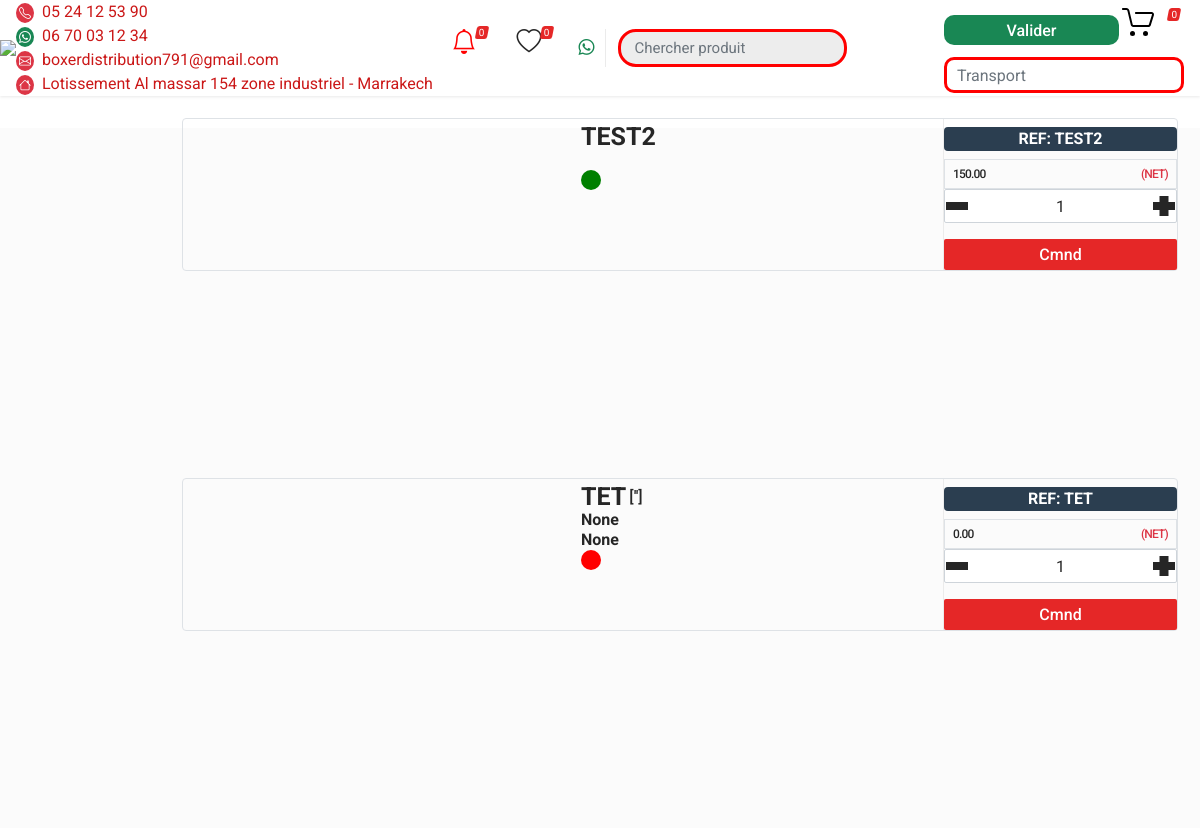
/marques/products/1 (signed in), run on an earlier commit of the app's database.
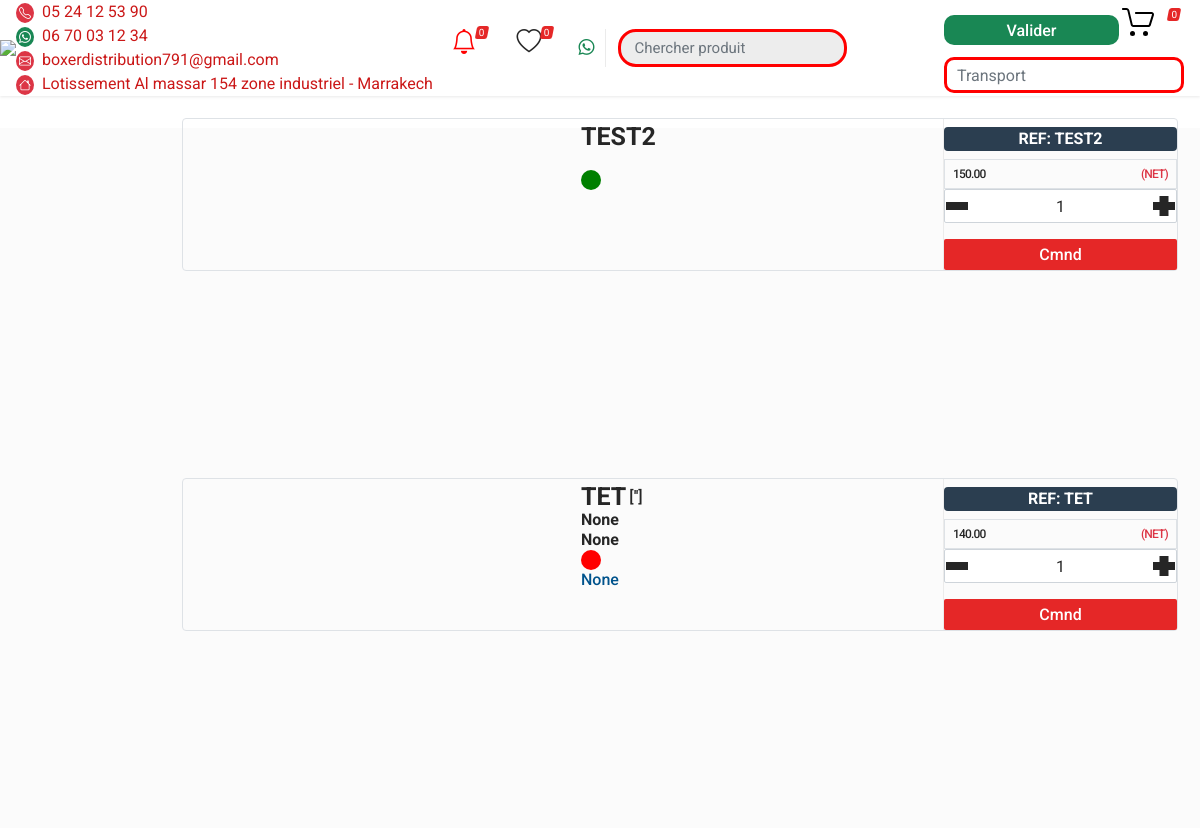
And on a later commit of the database.
### main/models.py (models this page shows, shortened)
class Produit(models.Model):
    name=models.CharField(max_length=500, null=True)
    block=models.CharField(max_length=500, null=True, default=None)
    code=models.CharField(max_length=500, null=True)
    uniqcode=models.CharField(max_length=500, null=True)
    coderef=models.CharField(max_length=500, null=True, default=None)
    buyprice= models.FloatField(default=None, null=True, blank=True)
    supplier=models.ForeignKey('Supplier', on_delete=models.CASCADE, default=None, null=True, blank=True, related_name='supplier')
    sellprice=models.FloatField(default=None, null=True, blank=True)
    sellpricebrut=models.FloatField(default=None, null=True, blank=True)
    coutmoyen=models.FloatField(default=None, null=True, blank=True)
    remise=models.IntegerField(default=0, null=True, blank=True)
    prixnet=models.FloatField(default=None, null=True, blank=True)
    devise=models.FloatField(default=None, null=True, blank=True)
    representprice=models.FloatField(default=None, null=True, blank=True)
    representremise=models.FloatField(default=0, null=True, blank=True)
    lastsellprice=models.FloatField(default=None, null=True, blank=True)
    refeq1=models.CharField(max_length=500, default=None, null=True, blank=True)
    refeq2=models.CharField(max_length=500, default=None, null=True, blank=True)
    refeq3=models.CharField(max_length=500, default=None, null=True, blank=True)
    refeq4=models.CharField(max_length=500, default=None, null=True, blank=True)
    stockprincipal=models.IntegerField(default=None, null=True, blank=True)
    stockdepot=models.IntegerField(default=None, null=True, blank=True)
    stocktotal=models.IntegerField(default=None, null=True, blank=True)
    stockinitial=models.IntegerField(default=0, null=True, blank=True)
    stockfacture=models.IntegerField(default=0, null=True, blank=True)
    stockbon=models.IntegerField(default=None, null=True, blank=True)
    equivalent=models.TextField(default=None, null=True, blank=True)
    famille=models.CharField(max_length=500, default=None, null=True, blank=True)
    cars=models.TextField(default=None, null=True, blank=True)
    newfob=models.FloatField(default=0, null=True, blank=True)
    ref=models.CharField(max_length=50)
    diametre=models.CharField(max_length=500, default=None, null=True, blank=True)
    repsprice=models.CharField(max_length=500, default=None, null=True, blank=True)
    image = models.ImageField(upload_to='products_imags/', null=True, blank=True)
    mark=models.ForeignKey(Mark, on_delete=models.CASCADE, default=None, null=True, blank=True)
    minstock=models.IntegerField(default=None, null=True, blank=True)
    carlogos=models.ManyToManyField(Carlogos, default=None, blank=True)
    isnew=models.BooleanField(default=False)
    min=models.IntegerField(default=1, null=True, blank=True)
    qtycommande=models.IntegerField(default=0, null=True, blank=True)
    isoffer=models.BooleanField(default=False)
    offre=models.CharField(max_length=500, default=None, null=True, blank=True)
    category=models.ForeignKey(Category,on_delete=models.CASCADE, default=None, null=True, blank=True)
    isactive=models.BooleanField(default=True)
    iscommanded=models.BooleanField(default=False)
    suppliercommand=models.ForeignKey('Supplier', on_delete=models.CASCADE, default=None, null=True, blank=True, related_name='suppliercommand')
    near=models.BooleanField(default=False)
    adashicode=models.CharField(max_length=500, default=None, null=True, blank=True)
    adashieq=models.CharField(max_length=500, default=None, null=True, blank=True)
    def getcars(self):
        try:
            return self.cars.split(',')
        except:
            return []

### main/views.py (the view)
# urls.py: path('marques/products/<int:id>', views.productsmarks),
@user_passes_test(tocatalog, login_url='main:loginpage')
@login_required(login_url='main:loginpage')
def productsmarks(request, id):
    c=Mark.objects.get(pk=id)
    products=Produit.objects.filter(mark_id=id).order_by('code')
    newproducts=Produit.objects.filter(isnew=True)
    group=request.user.groups.first().name
    if group=='salsemen':
        products=[products[i:i+5] for i in range(0, len(products), 5)]
    ctx={'products':products,
         'title':'Produits de '+str(c),
         'category':c,
         'newproducts':newproducts}
    return render(request, 'markspdcts.html', ctx)

### main/models.py (called while the page is built)
    def __str__(self) -> str:
        return self.name

### main/views.py (called while the page is built)
def tocatalog(user):
    return (user.groups.filter(name='salsemen').exists() or user.groups.filter(name='clients').exists() or user.groups.filter(name='admin').exists() )

### products/templatetags/global_tags.py (called while the page is built)
@register.simple_tag
def allcategories():
    return Category.objects.all().order_by('code')

@register.simple_tag
def firstctg():
    return Category.objects.order_by('code').first()

### main/templates/markspdcts.html (shortened to what the changed rows need)
{% extends 'base.html' %}
{% load static %}
{% block content %}
<div class="position-relative">
  <div class="block-split__item block-split__item-content col-auto">
    <div class="block">
      <div class="products-view">
        <div class="products-view__list products-list products-list--grid--4 position-relative row" data-layout="list" data-with-features="false">
        {% if user.groups.all.0.name == 'salsemen'%}
          <div class="products-list__content owl-carousel">
              {% for items in products %}
              <div >
              {% for i in items %}
              <div class="col-12 mb-2">
                <div class="border rounded product-card">
                  <div class="product-card__image">
                    <div class="image image--type--product text-center">
                      {% if i.image %}
                      <img  src="{% if i.image %} {{i.image.url}} {% endif %}" alt="{{ i.name }}" loading="lazy" style="width: 100%;" data-toggle="modal" data-target="#imagedisplaymodal" class="imagedisplaybtn">
                      {% endif %}
                    </div>
                    <div class="status-badge status-badge--style--success product-card__fit status-badge--has-icon status-badge--has-text">
                    </div>
                  </div>
                  <div class="product-card__info p-2">
                    <div class="product-card__name">
                      <div class="d-flex">
                        <div style="margin-right: 3px;">
                          <strong style="font-size: 25px;">
                            {{ i.ref.upper }}
                          </strong>
                          <div>
                            <strong>
                              {{i.refeq1}}
                            </strong> <br>
                            <strong>
                              {{i.refeq2}}
                            </strong>
                          </div>
                          {% if i.stocktotal %}
                            {% if i.stocktotal <= 0 %}
                            <div style="width:20px; height:20px; border-radius:50%; background:red;" ></div>
                            {% elif i.stocktotal <= 5 %}
                            <div style="width:20px; height:20px; border-radius:50%; background:orange;" ></div>
                            {% else %}
                                <div style="width:20px; height:20px; border-radius:50%; background:green;" >
                                </div>
                            {% endif %}
                          {% else %}
                            <div style="width:20px; height:20px; border-radius:50%; background:red;" >
                            </div>
                          {% endif %}
                            {% if i.isnew %}
                          <div id="blinking-text" class="blink">
                            <img src="/media/new.jpg" width="40" style="width: 40px;">
                          </div>
                          {% endif %}
                          <div style="color:#00538c;">
                            {{i.diametre}}
                          </div>
                          <div class="d-flex justify-content-end mt-2">
                            {% if i.mark.image %}
                            <img src="{{i.mark.image.url}}" width="70" style="width:70px;">
                            {% endif %}
                            {% if i.carlogos.image %}
                            <img src="{{i.carlogos.image.url}}" width="40" style="width:40px;">
                            {% endif %}
                          </div>
                        </div>
                        <div>
                          {% for car in i.getcars %}
                          <div>
                            {{car}}
                          </div>
                          {% endfor %}
                        </div>
                      </div>
                    </div>
                  </div>
                  <div class="product-card__footer d-flex flex-column">
                    <div class="bg-darkblue text-white w-100 text-center rounded mt-2">
                      <strong>REF: {{i.ref.upper}} </strong>
                    </div>
                    <div class="product-card__prices p-2 border w-100 mt-2">
                      <div class="d-flex justify-content-between align-items-center w-100">
                        {% if i.remise != 0 %}
                        <div style="font-size: 12px;">
                          {{i.sellprice|floatformat:2}}
                        </div>
                        <div class="text-danger" style="font-size: 12px;">({{i.remise}}%)</div>
                        {% else %}
                        <div style="font-size: 12px;">
                          {{i.sellprice|floatformat:2}}
                        </div>
                        <div class="text-danger" style="font-size: 12px;">(NET)</div>
                        {% endif %}
                      </div>
                    </div>
                    <div class="cart-table__quantity input-number mb-3"><input class="form-control input-number__input qty" type="number" min="1" value="1"><div class="input-number__add"></div><div class="input-number__sub"></div></div>
                <button class="btn btn-primary cmnd w-100" pdct="{{i.id}}" pdctref="{{i.ref}}" pdctname="{{i.name}}" pdctpr="{{i.sellprice}}" pdctid="{{i.id}}" pdctimg="{% if i.image %} {{i.image.url}} {% endif %}" pdctremise="{{i.remise|floatformat:-2}}" pdctcategory="{{i.category.title}}">Cmnd</button>
                <button class="btn btn-info mt-2 d-none anullercmnd w-100" data-id="{{i.id}}" onclick="anullercmnd(event, '{{i.id}}')">
                  Anuller
                </button>
                {% if i.checkprice %}
                Prix cheque: {{i.checkprice|floatformat:2}} Net
                {% endif %}
                  </div>
                </div>
              </div>
            {% endfor %}
            {% if forloop.counter == products|length %}
          <div class="text-end">
              <button class="btn btn-danger" onclick="gotonext()">
                next
              </button>
            </div>
            {% endif %}
          </div>
            {% endfor %}
          </div>
        {% else %}
        <div class="products-list__content row p-0">
          <div class="col-10 row p-0" style="height: 90vh;
          overflow-y: scroll;">
          {% for i in products %}
          <div class="col-12 mb-2">
            <div class="border rounded product-card">
              <div class="product-card__image">
              </div>
              <div class="product-card__info p-2">
                <div class="product-card__name">
                  <div class="d-flex">
                    <div style="margin-right: 3px;">
                      <strong style="font-size: 25px;">
                        {{ i.ref.upper }}
                      </strong>
                      <div>
                        <strong>
                          {{i.refeq1}}
                        </strong> <br>
                        <strong>
                          {{i.refeq2}}
                        </strong>
                      </div>
                      {% if i.stocktotal %}
                        {% if i.stocktotal <= 0 %}
                        <div style="width:20px; height:20px; border-radius:50%; background:red;" ></div>
                        {% elif i.stocktotal <= 5 %}
                        <div style="width:20px; height:20px; border-radius:50%; background:orange;" ></div>
                        {% else %}
                            <div style="width:20px; height:20px; border-radius:50%; background:green;" >
                            </div>
                        {% endif %}
                      {% else %}
                        <div style="width:20px; height:20px; border-radius:50%; background:red;" >
                        </div>
                      {% endif %}
                      <div style="color:#00538c;">
                        {{i.diametre}}
                      </div>
                    </div>
                    <div>
                      {% for car in i.getcars %}
                      <div>
                        {{car}}
                      </div>
                      {% endfor %}
                    </div>
                  </div>
                </div>
              </div>
              <div class="product-card__footer d-flex flex-column">
                <div class="bg-darkblue text-white w-100 text-center rounded mt-2">
                  <strong>REF: {{i.ref.upper}} </strong>
                </div>
                <div class="product-card__prices p-2 border w-100 mt-2">
                  <div class="d-flex justify-content-between align-items-center w-100">
                    {% if i.remise != 0 %}
                    <div style="font-size: 12px;">
                      {{i.sellprice|floatformat:2}}
                    </div>
                    <div class="text-danger" style="font-size: 12px;">({{i.remise}}%)</div>
                    {% else %}
                    <div style="font-size: 12px;">
                      {{i.sellprice|floatformat:2}}
                    </div>
                    <div class="text-danger" style="font-size: 12px;">(NET)</div>
                    {% endif %}
                  </div>
                </div>
                <div class="cart-table__quantity input-number mb-3"><input class="form-control input-number__input qty" type="number" min="1" value="1"><div class="input-number__add"></div><div class="input-number__sub"></div></div>
            <button class="btn btn-primary cmnd w-100" pdct="{{i.id}}" pdctref="{{i.ref}}" pdctname="{{i.name}}" pdctpr="{{i.sellprice}}" pdctid="{{i.id}}" pdctimg="{% if i.image %} {{i.image.url}} {% endif %}" pdctremise="{{i.remise|floatformat:-2}}" pdctcategory="{{i.category.title}}">Cmnd</button>
              </div>
            </div>
          </div>
          {% endfor %}
      </div>
        {% endif %}
        </div>
      </div>
    </div>
  </div>
</div>
{% endblock %}

What changed in the data, as far as the page shows it:
changed Produit "TET": diametre (not shown) → "None"; sellprice "0.00" → "140.00"
